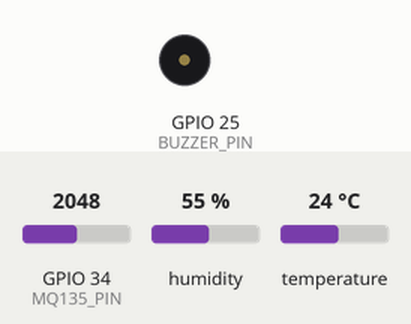
Recording of a sketch running on a simulated ESP32. Parts: buzzer (waves = sounding, pin HIGH). Inputs (shaded band) come from the test bench; at power-on: GPIO 34 (MQ135_PIN) = 2048, humidity 55 %, temperature 24 °C. WiFi joins after 1.5 s; servers stay silent unless stated; uploads are accepted with an empty reply; what the sketch prints to the serial monitor is not drawn.

Above: at 0.1 s.
At 2.1 s:
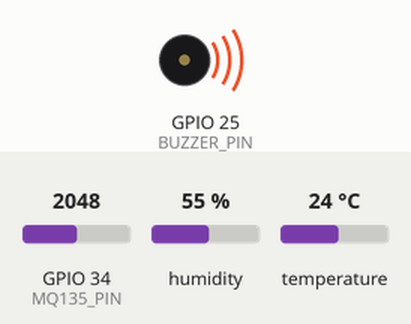
Timing chart, 0 to 3.6 s (numbered marks = the images above):
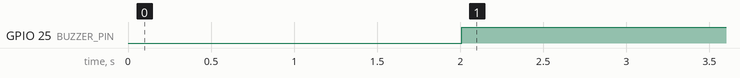

The sketch:

Code.ino
```cpp
#include <WiFi.h>
#include <HTTPClient.h>
#include "DHT.h"

// -------- WiFi --------
const char* ssid = "ESP32HOTSPOT";
const char* password = "12345678";

// -------- Server --------
const char* serverName = "http://10.89.92.20:8000/sensor";

// -------- Pins --------
#define DHTPIN 4
#define DHTTYPE DHT22
#define MQ135_PIN 34
#define BUZZER_PIN 25

DHT dht(DHTPIN, DHTTYPE);

void setup() {
  Serial.begin(115200);

  pinMode(BUZZER_PIN, OUTPUT);
  digitalWrite(BUZZER_PIN, LOW);

  dht.begin();

  WiFi.begin(ssid, password);
  Serial.print("Connecting to WiFi");

  while (WiFi.status() != WL_CONNECTED) {
    delay(1000);
    Serial.print(".");
  }

  Serial.println("\nConnected!");
}

void loop() {
  if (WiFi.status() == WL_CONNECTED) {

    float temperature = dht.readTemperature();
    float humidity = dht.readHumidity();
    int mq135_value = analogRead(MQ135_PIN);

    // Check if DHT failed
    if (isnan(temperature) || isnan(humidity)) {
      Serial.println("DHT read failed!");
      return;
    }

    // 🔊 Simple buzzer logic
    if (mq135_value > 2000) {
      digitalWrite(BUZZER_PIN, HIGH);
    } else {
      digitalWrite(BUZZER_PIN, LOW);
    }

    // 📡 Send HTTP POST
    HTTPClient http;
    http.begin(serverName);
    http.addHeader("Content-Type", "application/json");

    String jsonData = "{";
    jsonData += "\"co\":" + String(mq135_value) + ",";
    jsonData += "\"temp\":" + String(temperature) + ",";
    jsonData += "\"humidity\":" + String(humidity);
    jsonData += "}";

    int httpResponseCode = http.POST(jsonData);

    Serial.println("------ DATA SENT ------");
    Serial.print("Temp: "); Serial.println(temperature);
    Serial.print("Humidity: "); Serial.println(humidity);
    Serial.print("MQ135: "); Serial.println(mq135_value);
    Serial.print("Response Code: "); Serial.println(httpResponseCode);

    http.end();
  } else {
    Serial.println("WiFi Disconnected");
  }

  delay(5000); // send every 5 sec
}
```

Measured:
- by itself, GPIO 25 (BUZZER_PIN): LOW → HIGH at 2.0 s
